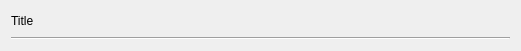
<?xml version="1.0" encoding="UTF-8"?>
<ui version="4.0">
 <class>ToolBar</class>
 <widget class="QFrame" name="ToolBar">
  <property name="geometry">
   <rect>
    <x>0</x>
    <y>0</y>
    <width>521</width>
    <height>45</height>
   </rect>
  </property>
  <property name="windowTitle">
   <string>Form</string>
  </property>
  <layout class="QGridLayout" name="gridLayout">
   <item row="0" column="0">
    <layout class="QVBoxLayout" name="verticalLayout">
     <item>
      <layout class="QHBoxLayout" name="horizontalLayout">
       <item>
        <widget class="QLabel" name="caption">
         <property name="text">
          <string>Title</string>
         </property>
        </widget>
       </item>
       <item>
        <spacer name="lSpacer">
         <property name="orientation">
          <enum>Qt::Horizontal</enum>
         </property>
         <property name="sizeHint" stdset="0">
          <size>
           <width>40</width>
           <height>20</height>
          </size>
         </property>
        </spacer>
       </item>
       <item>
        <layout class="QHBoxLayout" name="menuLayout"/>
       </item>
       <item>
        <spacer name="rSpacer">
         <property name="orientation">
          <enum>Qt::Horizontal</enum>
         </property>
         <property name="sizeHint" stdset="0">
          <size>
           <width>40</width>
           <height>20</height>
          </size>
         </property>
        </spacer>
       </item>
       <item>
        <layout class="QHBoxLayout" name="viewLayout">
         <property name="spacing">
          <number>0</number>
         </property>
        </layout>
       </item>
      </layout>
     </item>
     <item>
      <widget class="Line" name="line">
       <property name="orientation">
        <enum>Qt::Horizontal</enum>
       </property>
      </widget>
     </item>
    </layout>
   </item>
  </layout>
 </widget>
 <resources/>
 <connections/>
</ui>
